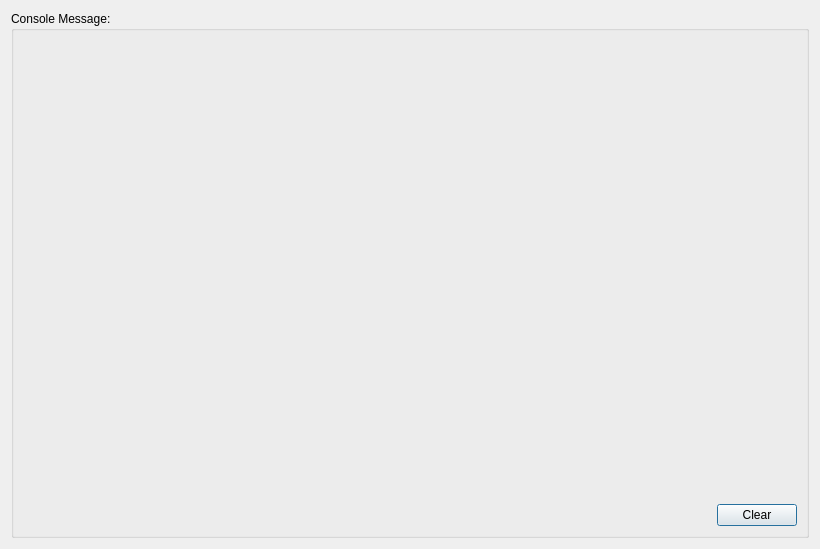
<?xml version="1.0" encoding="UTF-8"?>
<ui version="4.0">
 <class>ConsoleDialog</class>
 <widget class="QDialog" name="ConsoleDialog">
  <property name="geometry">
   <rect>
    <x>0</x>
    <y>0</y>
    <width>820</width>
    <height>549</height>
   </rect>
  </property>
  <property name="windowTitle">
   <string>Remote Message</string>
  </property>
  <layout class="QGridLayout" name="gridLayout">
   <item row="0" column="0">
    <widget class="QGroupBox" name="groupBox">
     <property name="title">
      <string>Console Message:</string>
     </property>
     <layout class="QGridLayout" name="gridLayout_2">
      <item row="0" column="0">
       <widget class="QsciScintilla" name="textArea" native="true">
        <property name="sizePolicy">
         <sizepolicy hsizetype="Expanding" vsizetype="Expanding">
          <horstretch>0</horstretch>
          <verstretch>0</verstretch>
         </sizepolicy>
        </property>
       </widget>
      </item>
      <item row="1" column="0">
       <layout class="QHBoxLayout" name="horizontalLayout">
        <item>
         <spacer name="horizontalSpacer">
          <property name="orientation">
           <enum>Qt::Horizontal</enum>
          </property>
          <property name="sizeHint" stdset="0">
           <size>
            <width>40</width>
            <height>20</height>
           </size>
          </property>
         </spacer>
        </item>
        <item>
         <widget class="QPushButton" name="pushButton">
          <property name="text">
           <string>Clear</string>
          </property>
         </widget>
        </item>
       </layout>
      </item>
     </layout>
    </widget>
   </item>
  </layout>
 </widget>
 <customwidgets>
  <customwidget>
   <class>QsciScintilla</class>
   <extends>QWidget</extends>
   <header location="global">Qsci/qsciscintilla.h</header>
   <container>1</container>
  </customwidget>
 </customwidgets>
 <resources/>
 <connections/>
</ui>
